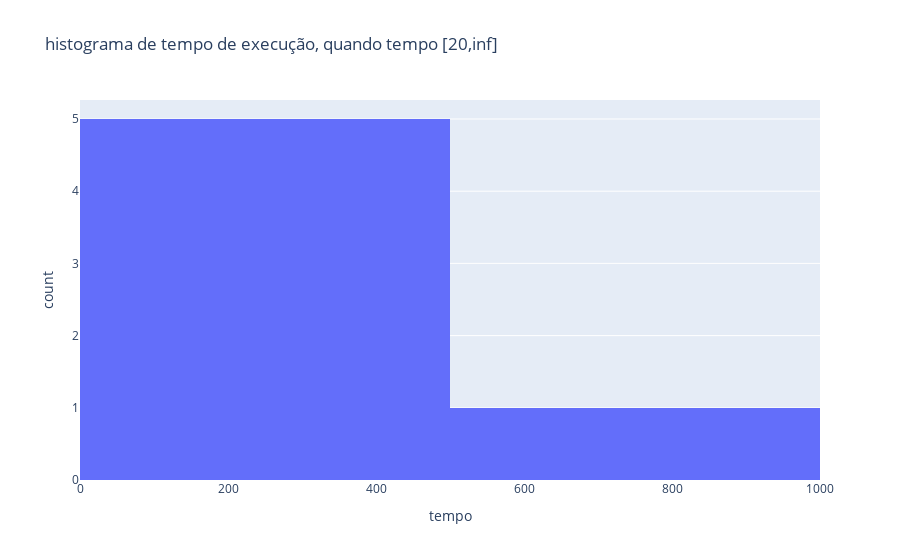

The notebook cell this image was saved under:
### Code cell
fig = px.histogram(validas[validas['tempo']>=20], x="tempo",title="histograma de tempo de execução, quando tempo [20,inf]")
fig.show()

### Figure 1 — Plotly figure (JSON) as saved in the notebook; plotly's stock layout.template omitted (floating-point values rounded to 4 significant figures)
{"data": [{"alignmentgroup": "True", "bingroup": "x", "hovertemplate": "tempo=%{x}<br>count=%{y}<extra></extra>", "legendgroup": "", "marker": {"color": "#636efa", "pattern": {"shape": ""}}, "name": "", "offsetgroup": "", "orientation": "v", "showlegend": false, "type": "histogram", "x": [344.8, 21.46, 21.88, 583.8, 214.6, 24.67], "xaxis": "x", "yaxis": "y"}], "layout": {"barmode": "relative", "legend": {"tracegroupgap": 0}, "title": {"text": "histograma de tempo de execução, quando tempo [20,inf]"}, "xaxis": {"anchor": "y", "domain": [0, 1], "title": {"text": "tempo"}}, "yaxis": {"anchor": "x", "domain": [0, 1], "title": {"text": "count"}}}}
